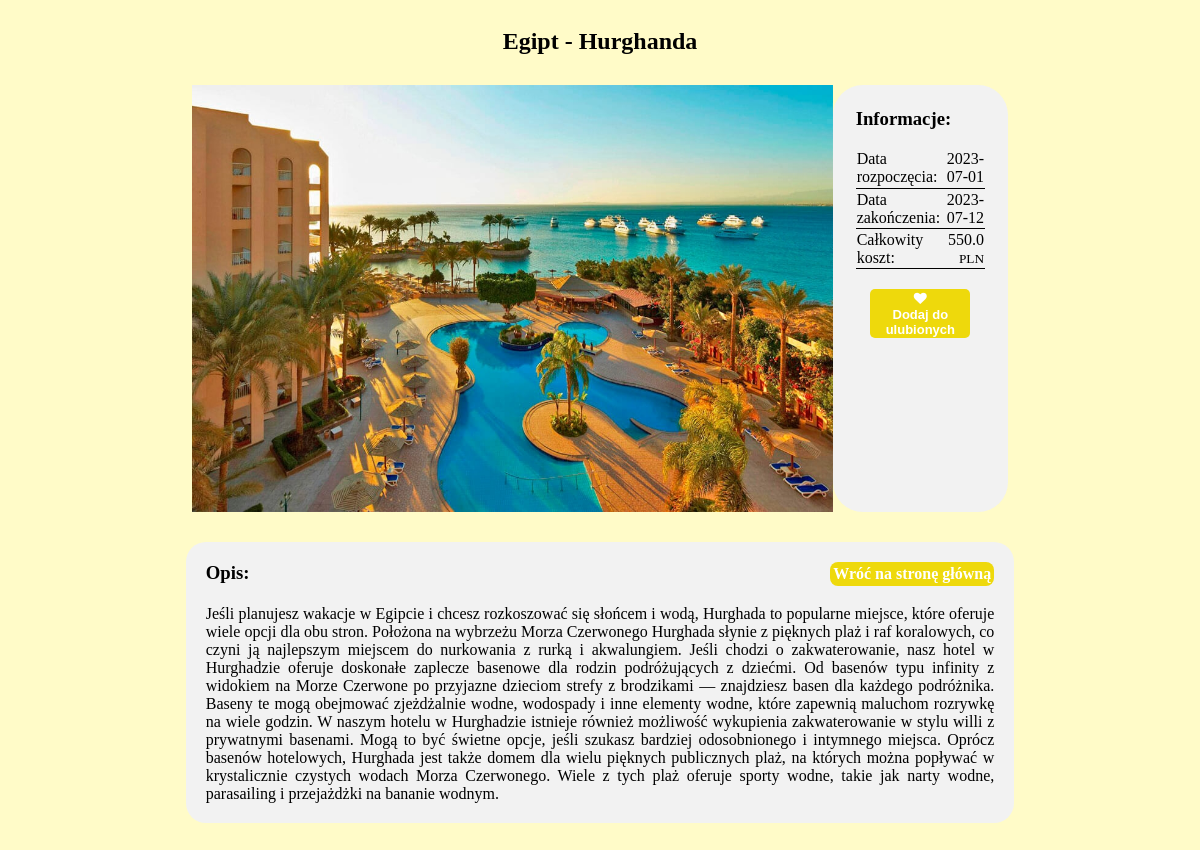
Screenshot of /trip?trip=1 with the database file from the repository.
### app/trips/trip.py (models this page shows)
class Trip(db.Model):
    id = db.Column(db.Integer, primary_key=True)
    name = db.Column(db.String(50), nullable=False)
    date_start = db.Column(db.Date, nullable=False)
    date_end = db.Column(db.Date, nullable=False)
    country = db.Column(db.String(30), nullable=False)
    city = db.Column(db.String(30), nullable=False)
    price = db.Column(db.Float, nullable=False)
    description = db.Column(db.Text, nullable=False)
    image = db.Column(db.String(100), nullable=False)
    stars = db.Column(db.Integer, nullable=False)

### app/trips/routes.py (the view)
@trips.route('/trip?trip=<tripID>', methods = ['GET', 'POST'])
def tripview(tripID):
    trip = Trip.query.filter_by(id=tripID).first()
    return render_template('tripsite.html', trip=trip)

### app/trips/templates/tripsite.html (shortened to what this page needs)
<!DOCTYPE html>
<html lang="en">
<head>
    <link href="{{ url_for('static', filename='stylesheets/trip.css') }}" rel="stylesheet">
    <link rel="stylesheet" href="https://cdnjs.cloudflare.com/ajax/libs/font-awesome/4.7.0/css/font-awesome.min.css">
</head>
{% include 'alerts.html' %}
<body>
<div class="bars">
    <div class="bar"></div>
    <div id="container">
        <center>
        <h2>{{ trip.country }} - {{ trip.city }}</h2>
        </center>
        <div id="topbar">
                <img src="{{ url_for('static', filename='pictures/' + trip.image) }}">
            <div id="info">
                <h3>Informacje:</h3>
                <table>
                    <tr>
                        <td class="info_td">Data rozpoczęcia: </td>
                        <td class="value_td">{{ trip.date_start }}</td>
                    </tr>
                    <tr>
                        <td class="info_td">Data zakończenia: </td>
                        <td class="value_td">{{ trip.date_end }}</td>
                    </tr>
                    <tr>
                        <td class="info_td">Całkowity koszt: </td>
                        <td class="value_td">{{ trip.price }} <small>PLN</small></td>
                    </tr>
                </table>
                <center>
                {% if current_user.is_authenticated and current_user.is_following(trip.id) %}
            <form action="{{ url_for('trips.unfollow', tripID = trip.id) }}" method="POST">
              <button class="fav" type="submit"><b><i class="fa fa-heart-o" style="margin:2px"></i><br/>Usuń z ulubionych</b></button>
            </form>
            {% else %}
            <form action="{{ url_for('trips.follow', tripID = trip.id) }}" method="POST">
                <button class="fav" type="submit"><b><i class="fa fa-heart" style="margin:2px"></i><br/>Dodaj do ulubionych</b></button>
            </form>
            {% endif %}
                    </center>
            </div>
        </div>
        <center>
            <div id="opis">
                <h3>Opis: <a class="main_page" href = "{{ url_for('main.index')}}">Wróć na stronę główną</a></h3>
                {{ trip.description }}
            </div>
        </center>
    </div>
    <div class="bar"></div>
</div>
</body>
</html>

### app/static/stylesheets/trip.css (style rules this page uses)
body { background-color: #FFFBC8; }
.bars { display: flex; }
.bar { flex-basis: 13%; }
#container { margin-left: auto; margin-right: auto; flex-basis: 74%; }
#topbar { color: black; padding: 10px; margin: 20px; height: 50%; display: flex; justify-content: space-around; }
img { height: 100%; max-height: 500px; width: 100%; max-width: 700px; flex-basis: 60%; object-fit: fill; }
#info { box-sizing: border-box; flex-basis: 28%; font-size: 16px; padding: 23px; height: 100%; border-radius: 30px; background-color: #f2f2f2; }
h3 { width: 100%; margin-top: 0; float: left; }
table { border-collapse: collapse; width: 100%; }
tr { border-bottom: 1px solid black; height: 40px; width: 100%; }
.info_td { text-align: left; width: 60%; }
.value_td { text-align: right; width:40%; }
#opis { background-color: #f2f2f2; padding: 20px; border-radius: 20px; text-align: justify; width: 90%; }
.fav { width:100px; border-radius: 5px; margin-top: 20px; font-size: 13px; text-align: center; border: none; background-color: #EED90C; color: #fff; }
h3 .main_page { box-sizing: border-box; float: right; text-align: center; color: #fff; background: #EED90C; border-radius: 8px; padding: 3px; font-size: 16px; text-decoration: none; }

### rows the page displays
Trip: country "Egipt", city "Hurghanda", image (picture), date_start "2023-07-01", date_end "2023-07-12", price "550.0", description "Jeśli planujesz wakacje w Egipcie i chcesz rozkoszować się słońcem i wodą, Hurghada to popularne miejsce, które oferuje wiele opcji dla obu stron. Położona na wybrzeżu Morza Czerwonego Hurghada słynie z pięknych plaż i raf koralowych, co czyni ją najlepszym miejscem do nurkowania z rurką i akwalungiem. Jeśli chodzi o zakwaterowanie, nasz hotel w Hurghadzie oferuje doskonałe zaplecze basenowe dla rodzin podróżujących z dziećmi. Od basenów typu infinity z widokiem na Morze Czerwone po przyjazne dzieciom strefy z brodzikami — znajdziesz basen dla każdego podróżnika. Baseny te mogą obejmować zjeżdżalnie wodne, wodospady i inne elementy wodne, które zapewnią maluchom rozrywkę na wiele godzin. W…"
